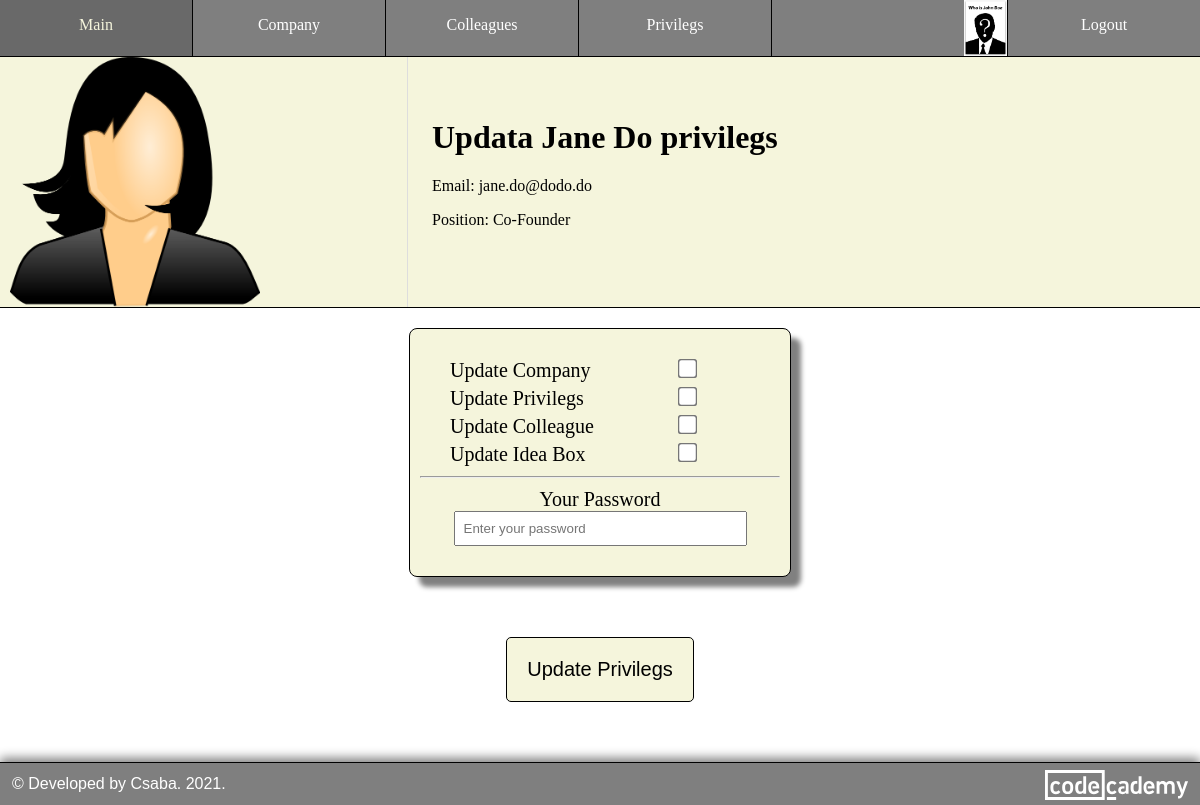
The app's page /update_privilegs/2 (signed in) with its own data.
### models.py (models this page shows, shortened)
class Colleagues(db.Model, UserMixin):
    id = db.Column(db.Integer, primary_key = True)
    user_name = db.Column(db.String(32), unique = True, index = True)
    email = db.Column(db.String(128), unique = True, index = True)
    confirmed = db.Column(db.Integer, unique = False, default = 0)
    first_name = db.Column(db.String(32), nullable = False, index = True)
    last_name = db.Column(db.String(64), nullable = False, index = True)
    avatar = db.Column(db.String(8), nullable = True)
    position = db.Column(db.String(2048), index = True)
    password_hash = db.Column(db.String(128))
    company_id = db.Column(db.Integer, db.ForeignKey("company.id"))
    ideas = db.relationship(
        "Ideas",
        backref = "colleague",
        lazy = "dynamic",
        cascade = "all, delete, delete-orphan"  # cascading deletion
    )
    admin = db.relationship(
        "Admins",
        backref = "colleague",
        lazy = "dynamic",
        cascade = "all, delete, delete-orphan"  # cascading deletion
    )
    def fullname(self):
        return f"{self.first_name} {self.last_name}"

### routes.py (the view, shortened to what this page needs)
@app.route("/update_privilegs/<int:id>", methods = ["GET", "POST"])
@login_required
def update_privilegs(id):
    colleague = Colleagues.query.get(id)
    if not is_auth_privilegs(current_user, colleague):
        return unathorized("You are not authorized to modify privilegs.", "error")
    form = UpdatePrivilegsForm()
    admin_privilegs = get_admin(colleague)
    return render_template(
        "update_privilegs.html",
        form = form,
        colleague = colleague,
        admin = admin_privilegs,
        avatar = get_avatar(colleague),
        nav = get_nav(current_user)
    )

### forms.py
class UpdatePrivilegsForm(FlaskForm):
    update_company = BooleanField("Update Company")
    update_privilegs = BooleanField("Update Privilegs")
    update_colleague = BooleanField("Update Colleague")
    update_box = BooleanField("Update Idea Box")
    password = PasswordField("Your Password", validators = [DataRequired()])
    submit = SubmitField("Update Privilegs")

### helper.py (called while the page is built)
def instatiate_admin(privileg):
    admin = Admins(
        update_company = privileg,
        update_privilegs = privileg,
        update_colleague = privileg,
        update_box = privileg
    )
    return admin

def get_admin(current_user):
    admin = Admins.query.filter(Admins.colleague_id == current_user.id).first()
    if not admin:
        admin = instatiate_admin(False)
    return admin

def is_auth_company(current_user):
    admin = get_admin(current_user)
    if not admin.update_company:
        return False
    return True

def is_auth_colleague(current_user, colleague=None):
    if not colleague:
        colleague = current_user
    admin = get_admin(current_user)
    if not admin.update_colleague:
        return False
    if current_user.company_id != colleague.company_id:
        return False
    return True

def is_auth_privilegs(current_user, colleague=None):
    if not colleague:
        colleague = current_user
    admin = get_admin(current_user)
    if not admin.update_privilegs:
        return False
    if current_user.company_id != colleague.company_id:
        return False
    return True

def get_avatar(current_user):
    extension = current_user.avatar
    if extension:
        file = f"{current_user.id}.{extension}"
        if not os.path.exists(f"static/avatars/{file}"):
            bucket = os.environ["S3_BUCKET"]
            object_name = f"avatars/{file}"
            s3.download(bucket, object_name)
        return file
    else:
        return "default.png"

### models.py (called while the page is built)
@login_manager.user_loader
def load_colleague(id):
    return Colleagues.query.get(int(id))

### templates/update_privilegs.html (shortened to what this page needs)
{% extends "update.html" %}
{% block css %}
    <link rel="stylesheet" href="{{ url_for('static', filename = 'style/update_privilegs.css') }} " />
{% endblock css %}
{% block header_right %}
    <h1>
        Updata
        <span onclick="window.location='/profile/{{ colleague.id }}'">{{colleague.fullname()}}</span>
        privilegs
    </h1>
    <p onclick="window.location='/update_email/{{ colleague.id }}';">Email: {{colleague.email}}</p>
    <p onclick="window.location='/update_position/{{ colleague.id }}';">Position: {{colleague.position}}</p>
{% endblock header_right %}
{% block update %}
<section class="grid">
    <div>{{ form.update_company.label }}</div>
    <div>{{ form.update_company(checked = admin.update_company) }}</div>
    <div>{{ form.update_privilegs.label }}</div>
    <div>{{ form.update_privilegs(checked = admin.update_privilegs) }}</div>
    <div>{{ form.update_colleague.label }}</div>
    <div>{{ form.update_colleague(checked = admin.update_colleague) }}</div>
    <div>{{ form.update_box.label }}</div>
    <div>{{ form.update_box(checked = admin.update_box) }}</div>
</section>
    <hr />
    {{ form.password.label }}<br>
    {{ form.password(size = 32, placeholder = "Enter your password") }}<br />
    {% endblock update %}

### templates/base.html (shortened to what this page needs)
<html>
    <head>
        <link rel="stylesheet" href="{{ url_for('static', filename = 'style/base.css') }} " />
        <link rel="stylesheet" href="{{ url_for('static', filename = 'style/common.css') }} " />
        {% block css %}{% endblock css %}
        <link rel="stylesheet" href="{{ url_for('static', filename = 'style/footer.css') }} " />
    </head>
    <body>
        <nav>
            <div class="left-nav">
                {% for menu, path in nav["left"].items() %}
                <a href="{{ path }}">{{ menu }}</a>
                {% endfor %}
            </div>
            <div class="right-nav">
                {% for menu, path in nav["right"].items() %}
                    {% if current_user.get_id() and path == "/profile" %}
                    <a id="avatar" href="/profile/{{ current_user.id }}" title="Your profile" >
                        {% if current_user.avatar %}
                        <img src="{{ url_for('static', filename = '/avatars/') }}{{ current_user.id }}.{{ current_user.avatar }}" />
                        {% else %}
                        <img src="{{ url_for('static', filename = '/avatars/default.png') }}" />
                        {% endif %}
                    </a>
                    {% else %}
                    <a href="{{ path }}">{{ menu }}</a>
                    {% endif %}
                {% endfor %}
            </div>
        </nav>
        <header>
            <div class="header_left">
                <div>
                    {% block header_left %}
                    {% endblock header_left %}
                </div>
            </div>
            <div class="header_right">
                <div>
                    {% block header_right %}
                    {% endblock header_right %}
                </div>
            </div>
        </header>
        {% block content %}
        {% endblock content %}
        <footer> &copy; Developed by Csaba. <span id="developed">   2021</span><span id="presentYear">.</span>
            <a href="https://www.codecademy.com/profiles/lendoo" target="_blank">
                <img id="codecademy_logo" src="{{ url_for('static', filename='images/codecademy-white.svg') }}" alt="CodeCademy logo" />
            </a>
        </footer>
    </body>
</html>

### static/style/base.css (style rules this page uses)
body { margin: 0; box-sizing: border-box; }
nav { border-bottom: 1px solid black; background-color: rgba(0, 0, 0, 0.5); width: 100%; overflow: auto; }
.left-nav a { float: left; vertical-align: middle; }
#avatar { width: min-content; }
.right-nav a { float: right; }
.left-nav a { border-right: 1px solid black; }
.right-nav a:not(:last-child) { border-left: 1px solid black; }
.right-nav a img { height: 56px; margin-top: -16px; }
a { text-decoration: none; }
nav a { color: white; height: 24px; width: 16%; text-align: center; padding: 16px 0; }
header { display: grid; justify-content: space-between; grid-template-columns: 34% 64%; grid-gap: 20px; background-color: beige; min-height: 200px; border-bottom: 1px solid black; margin-bottom: 20px; }
.header_left, .header_right { display: flex; align-items: center; }
.header_left { position: relative; border-right: 1px solid #ddd; }
header h1 { margin-top: 0; }
.header_right { padding: 10px 0; }

### static/style/common.css (style rules this page uses)
input { padding: 8px; }
.button a, .button a:visited, .button input, .button input:visited { background-color: beige; padding: 20px; border: 1px solid black; border-radius: 5px; color: black; font-size: 20px; cursor: pointer; }
footer { margin-top: 50px; }

### static/style/update_privilegs.css (style rules this page uses)
.grid { display: grid; grid-template-columns: auto auto; grid-row-gap: 5px; text-align: left; margin-left: 30px; }
input[type=checkbox] { transform: scale(1.5); }

### static/style/footer.css (style rules this page uses)
footer { background-color: rgba(0, 0, 0, 0.5); color: white; text-align: left; padding: 12px; font-family: sans-serif; border-top: 1px solid black; box-shadow: 0px -4px 10px grey; }
footer img { height: 30px; margin-top: -5px; float: right; }

### records on screen
Colleagues: fullname "Jane Do", email "jane.do@dodo.do", position "Co-Founder"

### other values on screen
{{ menu }} "Main" "Company" "Colleagues" "Privilegs"
{{ menu }} "Logout"
